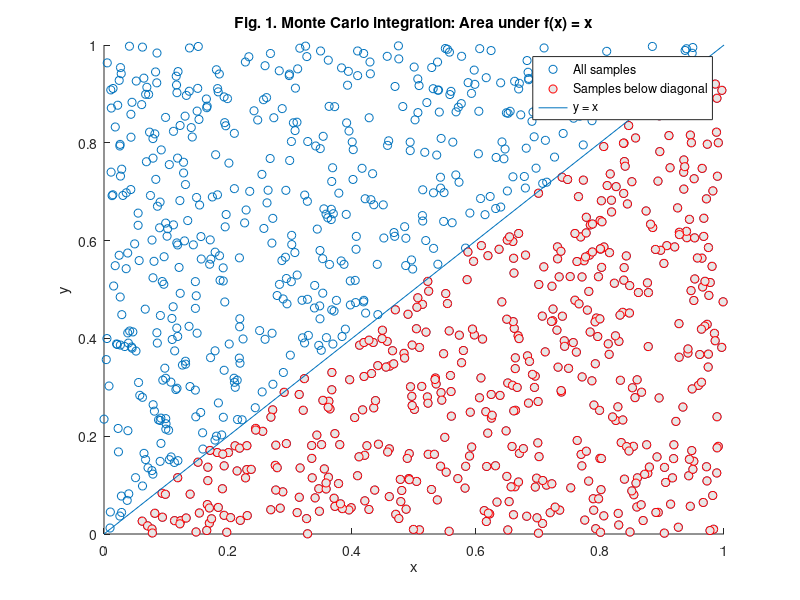
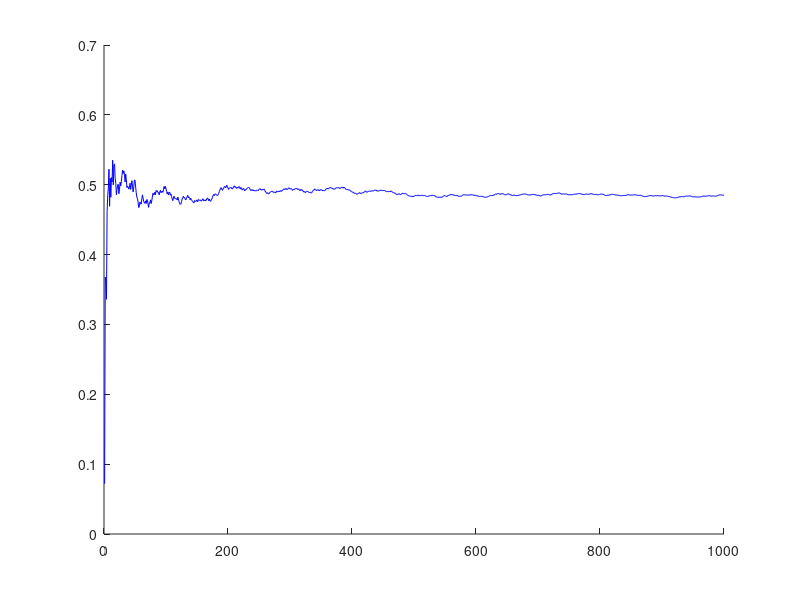

MATLAB code for these plots, in order: (Note: this script raises an error after producing the figures.)
% Exercise - Monte Carlo integration of identity function

%% 1. Aim of the exercise
% To understand Monte Carlo (MC) integration by estimating the area under
% the identity function on the interval from 0 to 1 using random samples.

%% 2. Theory
% Refer to the accompanying PDF file for the theory.

%% 3. Define the number of samples 

% 3.1. Clear workspace and memory
clear;

% 3.2. Set number of random samples for estimation
N_samples = 1000; % Number of random draws from the target distribution

%% 4. Monte Carlo integration: Estimating integrals via sampling

% 4.1. Generate random samples from a uniform distribution on [0, 1]
uniform_samples = random('Uniform',0,1,[N_samples,1]);

% 4.2. MC estimate of the integral of f(x) = x over [0,1]
integral_estimate = mean(uniform_samples);

% Averaging f(x) = x over random values in [0,1] gives an estimate of the
% integral.

%% 5. The true value of the integral of the identity function over [0,1]

integral_true_value = 0.5; 

%% 6. Geometric interpretation of MC integration

% We sample random points (x,y) uniformly in the unit square [0,1] × [0,1].
% Each x-value (from x_samples) is treated as a fixed input to the function
% f(x) = x. Each y-value (from y_samples) is an independent random vertical
% coordinate. We do not compute f(x) directly. Instead, we test whether y <
% f(x). Points satisfying y < x lie below the curve and contribute to the
% area estimate. The fraction of such points approximates the integral of
% f(x) = x over [0,1].

% 6.1 Create (x, y) points uniformly in the unit square
x_samples = uniform_samples; % x-coordinates sampled uniformly in [0,1]
y_samples = random('Uniform',0,1, ...
    [N_samples,1]); % y-coordinates sampled independently in [0,1]

% 6.2. Identify points below the diagonal y < x
below_diagonal = y_samples < x_samples; 

% 6.3. Visualizing area estimation via Monte Carlo sampling
figure
hold on
scatter(x_samples,y_samples,'ro') % All samples
scatter(x_samples(below_diagonal),y_samples(below_diagonal), ...
    'o','MarkerEdgeColor','r','MarkerFaceColor', ...
    [0.9 0.9 0.9]); % Samples below diagonal
plot([0 1],[0 1]) % Diagonal line y = x
title('Fig. 1. Monte Carlo integration: Area under f(x) = x')
xlabel('x')
ylabel('y')
legend('All samples','Samples below diagonal','y = x')
hold off

%% 7. Convergence behavior of the MC integral estimate

% 7.1. Track how the estimate evolves with more samples
convergence_integral_estimate = cumsum(uniform_samples)./(1:N_samples)';

% cumsum computes the cumulative sum: [x1, x1+x2, x1+x2+x3, ...], where
% each xi is a sample from the uniform distribution. Dividing by [1, 2, 3,
% ...] gives the running mean at each step. This mimics adding one sample
% at a time and tracking how the estimate evolves. The running mean shows
% how our MC estimate of the integral evolves as more samples are added.
% Ideally, it should stabilize near the true value (0.5 for f(x) = x over
% [0,1]) due to the law of large numbers.

% 7.2. Track how the mean squared error (MSE) evolves with more samples
convergence_MSE = cumsum((uniform_samples-integral_true_value).^2) ...
    ./(1:N_samples)';

% Each term (xi-true_value)^2 measures the squared error of a sample
% relative to the true integral. cumsum accumulates these squared errors,
% and dividing by [1, 2, 3, ...] gives the running mean squared error. This
% shows how the average squared error of the MC estimate decreases as more
% samples are added. Ideally, the MSE should decay toward zero as sample
% size increases, reflecting improved accuracy.

% 7.3. Theoretical benchmark

theoretical_error_decay = 1./sqrt(1:N_samples);

% The MC error typically decreases proportionally to 1/sqrt(N) as the
% number of samples N increases. This line illustrates how fast we expect
% the error to decay with sample size. The reason: each sample has some
% variance, and averaging N samples reduces that variance by a factor of
% 1/N. The standard deviation (i.e., typical error) is the square root of
% the variance, hence it decays as 1/sqrt(N). This behavior arises from the
% Central Limit Theorem, which states that the distribution of the sample
% mean approaches a normal distribution as N increases, with variance
% decreasing as 1/N.

%% 8. Visualize convergence of the MC estimate and its error

% 6.1. Plot how the Monte Carlo estimate converges to the true value
figure
hold on
plot(1:N_samples,convergence_integral_estimate,'b','DisplayName', ...
    'MC integral estimate');
yline(integral_true_value,'DisplayName','True integral value');
title('Fig. 2. Convergence of Monte Carlo estimate');
xlabel('Number of samples (draws)');
ylabel('Integral estimate');
legend('show');
hold off

% 8.2. Plot how the MSE decreases with more samples
figure
hold on
plot(1:N_samples,convergence_MSE,'r','DisplayName','MSE of MC estimate');
plot(1:N_samples,theoretical_error_decay,'g','DisplayName', ...
    'Theoretical error decay');
title('Fig. 3. Convergence of MC estimation error metrics')
xlabel('Number of samples (draws)');
ylabel('Integral estimate error metrics');
legend('show');
hold off
